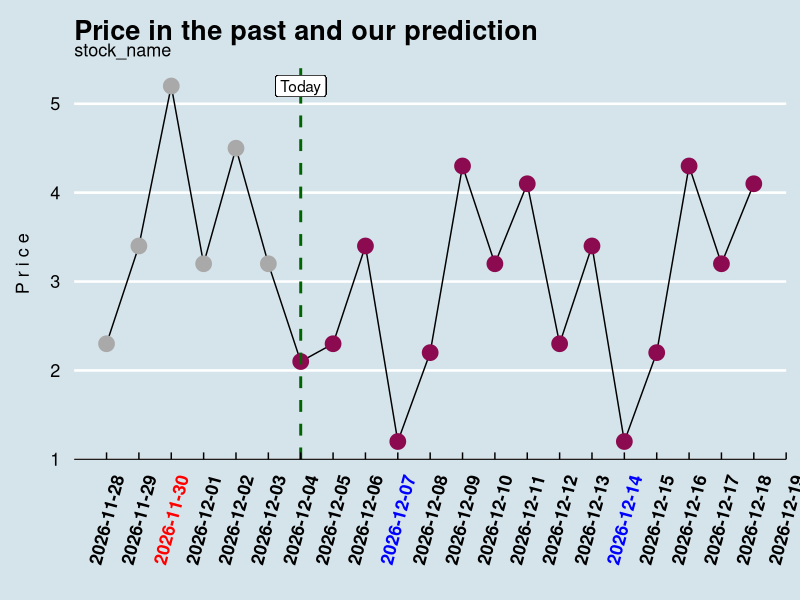
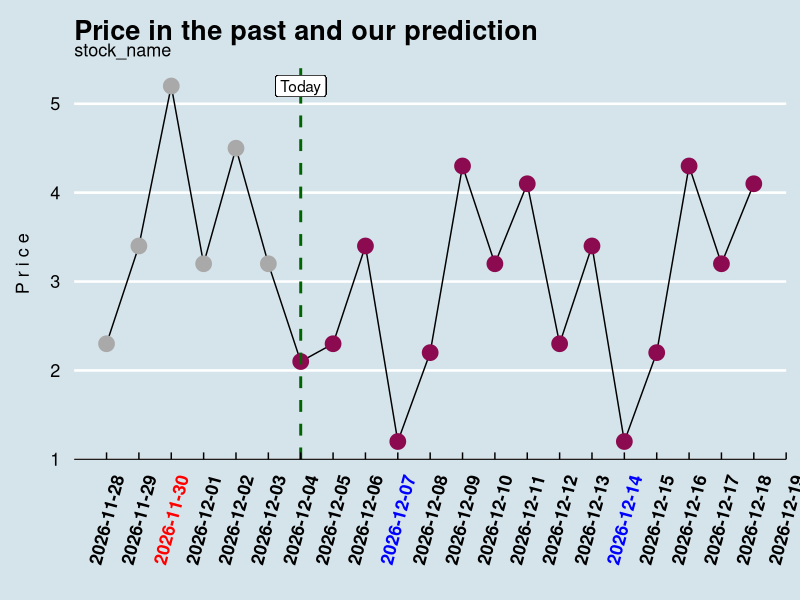

The R script that drew these images, in order:
# load packages
library(ggplot2)
library(lubridate)
library(ggthemes)
library(rjson)
library(scales)

# create fake data DF
df_historical <- data.frame(
    date = c(today() -6, today() -5, today() -4, today() -3, today() -2, today() -1, today()),
    stock_price = c(2.3, 3.4, 5.2, 3.2, 4.5, 3.2, 2.1)
  )

df_prediction <- data.frame(
    date = c(today() +1, today() +2, today() +3, today() +4, today() +5, today() +6, today() + 7, 
             today() +8, today() +9, today() +10, today() +11, today() +12, today() +13, today() + 14),
    stock_price = c(2.3, 3.4, 1.2, 2.2, 4.3, 3.2, 4.1, 2.3, 3.4, 1.2, 2.2, 4.3, 3.2, 4.1)
  )

# merge DFs
df = rbind(df_historical, df_prediction)
  

##### PLOT

# set condition for date color
price_color <- ifelse(df$stock_price == max(df$stock_price), "red",   # mark highest price
                      ifelse(df$stock_price == min(df$stock_price), "blue",   # mark lowest price
                             "black"))
# build plot
stock_plot = ggplot(df,
              mapping = aes(x=date, y=stock_price)) +
  
  # plot lines
  geom_line() +
  geom_point(aes(colour = date < today()), size = 5) +
  
  # vertical line for today
  geom_vline(data = df, mapping = aes(xintercept = date[7]), linetype = 'dashed',
               color = 'darkgreen', size = 1) +
  geom_label(aes(x=date[7], y= max(stock_price)), label= 'Today', fill = 'white') +
  
  # labels and axes
  labs(title = 'Price in the past and our prediction',
         subtitle = 'stock_name') +
  xlab('') +
  ylab('P r i c e\n') +
  
  # theme
  theme_economist() +
  scale_colour_manual(name = '', values = c('deeppink4','darkgrey')) +
  
  theme(axis.text.x = element_text(face = 'bold',
                                   angle = 75, vjust = 0.5, 
                                   color = price_color), 
        text = element_text(size = 13), 
        legend.position = 'none') +
  scale_x_continuous(breaks = pretty(df$date, n = 21)) # to return all tickers on the x axis

stock_plot

ggsave('~/code/rahulvaity25/stock_prediction/stock_prediction/r_docker/stock_plot.png', stock_plot, device = 'png')
